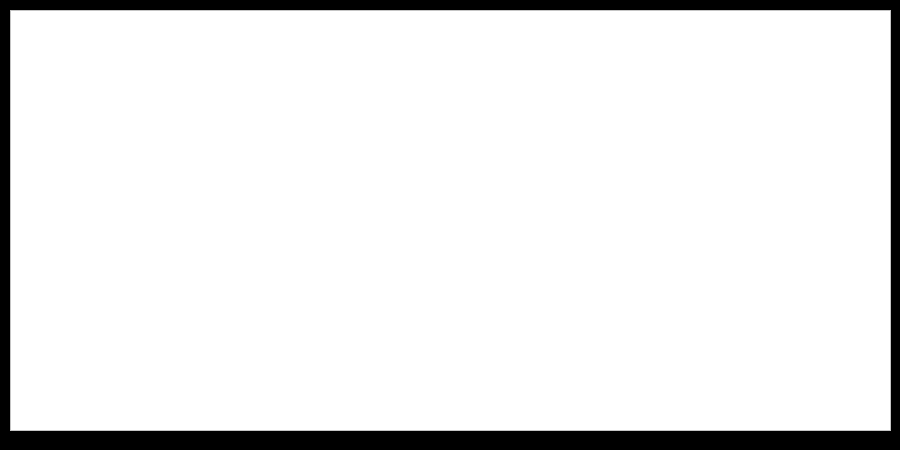
<?xml version="1.0" encoding="UTF-8"?>
<ui version="4.0">
 <class>ParamEditWindow</class>
 <widget class="QDialog" name="ParamEditWindow">
  <property name="geometry">
   <rect>
    <x>0</x>
    <y>0</y>
    <width>900</width>
    <height>450</height>
   </rect>
  </property>
  <property name="sizePolicy">
   <sizepolicy hsizetype="Fixed" vsizetype="Fixed">
    <horstretch>0</horstretch>
    <verstretch>0</verstretch>
   </sizepolicy>
  </property>
  <property name="minimumSize">
   <size>
    <width>900</width>
    <height>450</height>
   </size>
  </property>
  <property name="maximumSize">
   <size>
    <width>900</width>
    <height>450</height>
   </size>
  </property>
  <property name="palette">
   <palette>
    <active>
     <colorrole role="Text">
      <brush brushstyle="SolidPattern">
       <color alpha="255">
        <red>255</red>
        <green>255</green>
        <blue>255</blue>
       </color>
      </brush>
     </colorrole>
     <colorrole role="Base">
      <brush brushstyle="SolidPattern">
       <color alpha="255">
        <red>0</red>
        <green>0</green>
        <blue>0</blue>
       </color>
      </brush>
     </colorrole>
     <colorrole role="Window">
      <brush brushstyle="SolidPattern">
       <color alpha="255">
        <red>0</red>
        <green>0</green>
        <blue>0</blue>
       </color>
      </brush>
     </colorrole>
     <colorrole role="PlaceholderText">
      <brush brushstyle="SolidPattern">
       <color alpha="128">
        <red>255</red>
        <green>255</green>
        <blue>255</blue>
       </color>
      </brush>
     </colorrole>
    </active>
    <inactive>
     <colorrole role="Text">
      <brush brushstyle="SolidPattern">
       <color alpha="255">
        <red>255</red>
        <green>255</green>
        <blue>255</blue>
       </color>
      </brush>
     </colorrole>
     <colorrole role="Base">
      <brush brushstyle="SolidPattern">
       <color alpha="255">
        <red>0</red>
        <green>0</green>
        <blue>0</blue>
       </color>
      </brush>
     </colorrole>
     <colorrole role="Window">
      <brush brushstyle="SolidPattern">
       <color alpha="255">
        <red>0</red>
        <green>0</green>
        <blue>0</blue>
       </color>
      </brush>
     </colorrole>
     <colorrole role="PlaceholderText">
      <brush brushstyle="SolidPattern">
       <color alpha="128">
        <red>255</red>
        <green>255</green>
        <blue>255</blue>
       </color>
      </brush>
     </colorrole>
    </inactive>
    <disabled>
     <colorrole role="Text">
      <brush brushstyle="SolidPattern">
       <color alpha="255">
        <red>120</red>
        <green>120</green>
        <blue>120</blue>
       </color>
      </brush>
     </colorrole>
     <colorrole role="Base">
      <brush brushstyle="SolidPattern">
       <color alpha="255">
        <red>0</red>
        <green>0</green>
        <blue>0</blue>
       </color>
      </brush>
     </colorrole>
     <colorrole role="Window">
      <brush brushstyle="SolidPattern">
       <color alpha="255">
        <red>0</red>
        <green>0</green>
        <blue>0</blue>
       </color>
      </brush>
     </colorrole>
     <colorrole role="PlaceholderText">
      <brush brushstyle="SolidPattern">
       <color alpha="128">
        <red>0</red>
        <green>0</green>
        <blue>0</blue>
       </color>
      </brush>
     </colorrole>
    </disabled>
   </palette>
  </property>
  <property name="windowTitle">
   <string>Configuration Editor</string>
  </property>
  <widget class="QWidget" name="verticalLayoutWidget">
   <property name="geometry">
    <rect>
     <x>10</x>
     <y>10</y>
     <width>881</width>
     <height>421</height>
    </rect>
   </property>
   <layout class="QVBoxLayout" name="verticalLayout">
    <property name="sizeConstraint">
     <enum>QLayout::SetDefaultConstraint</enum>
    </property>
    <item>
     <widget class="QTableWidget" name="param_table">
      <property name="sizePolicy">
       <sizepolicy hsizetype="Expanding" vsizetype="Expanding">
        <horstretch>100</horstretch>
        <verstretch>100</verstretch>
       </sizepolicy>
      </property>
      <property name="maximumSize">
       <size>
        <width>900</width>
        <height>16777215</height>
       </size>
      </property>
      <property name="palette">
       <palette>
        <active>
         <colorrole role="Text">
          <brush brushstyle="SolidPattern">
           <color alpha="255">
            <red>0</red>
            <green>0</green>
            <blue>0</blue>
           </color>
          </brush>
         </colorrole>
         <colorrole role="Base">
          <brush brushstyle="SolidPattern">
           <color alpha="255">
            <red>255</red>
            <green>255</green>
            <blue>255</blue>
           </color>
          </brush>
         </colorrole>
         <colorrole role="Window">
          <brush brushstyle="SolidPattern">
           <color alpha="255">
            <red>255</red>
            <green>255</green>
            <blue>255</blue>
           </color>
          </brush>
         </colorrole>
         <colorrole role="PlaceholderText">
          <brush brushstyle="NoBrush">
           <color alpha="128">
            <red>0</red>
            <green>0</green>
            <blue>0</blue>
           </color>
          </brush>
         </colorrole>
        </active>
        <inactive>
         <colorrole role="Text">
          <brush brushstyle="SolidPattern">
           <color alpha="255">
            <red>0</red>
            <green>0</green>
            <blue>0</blue>
           </color>
          </brush>
         </colorrole>
         <colorrole role="Base">
          <brush brushstyle="SolidPattern">
           <color alpha="255">
            <red>255</red>
            <green>255</green>
            <blue>255</blue>
           </color>
          </brush>
         </colorrole>
         <colorrole role="Window">
          <brush brushstyle="SolidPattern">
           <color alpha="255">
            <red>255</red>
            <green>255</green>
            <blue>255</blue>
           </color>
          </brush>
         </colorrole>
         <colorrole role="PlaceholderText">
          <brush brushstyle="NoBrush">
           <color alpha="128">
            <red>0</red>
            <green>0</green>
            <blue>0</blue>
           </color>
          </brush>
         </colorrole>
        </inactive>
        <disabled>
         <colorrole role="Text">
          <brush brushstyle="SolidPattern">
           <color alpha="255">
            <red>120</red>
            <green>120</green>
            <blue>120</blue>
           </color>
          </brush>
         </colorrole>
         <colorrole role="Base">
          <brush brushstyle="SolidPattern">
           <color alpha="255">
            <red>255</red>
            <green>255</green>
            <blue>255</blue>
           </color>
          </brush>
         </colorrole>
         <colorrole role="Window">
          <brush brushstyle="SolidPattern">
           <color alpha="255">
            <red>255</red>
            <green>255</green>
            <blue>255</blue>
           </color>
          </brush>
         </colorrole>
         <colorrole role="PlaceholderText">
          <brush brushstyle="NoBrush">
           <color alpha="128">
            <red>0</red>
            <green>0</green>
            <blue>0</blue>
           </color>
          </brush>
         </colorrole>
        </disabled>
       </palette>
      </property>
     </widget>
    </item>
   </layout>
  </widget>
 </widget>
 <resources/>
 <connections/>
</ui>
